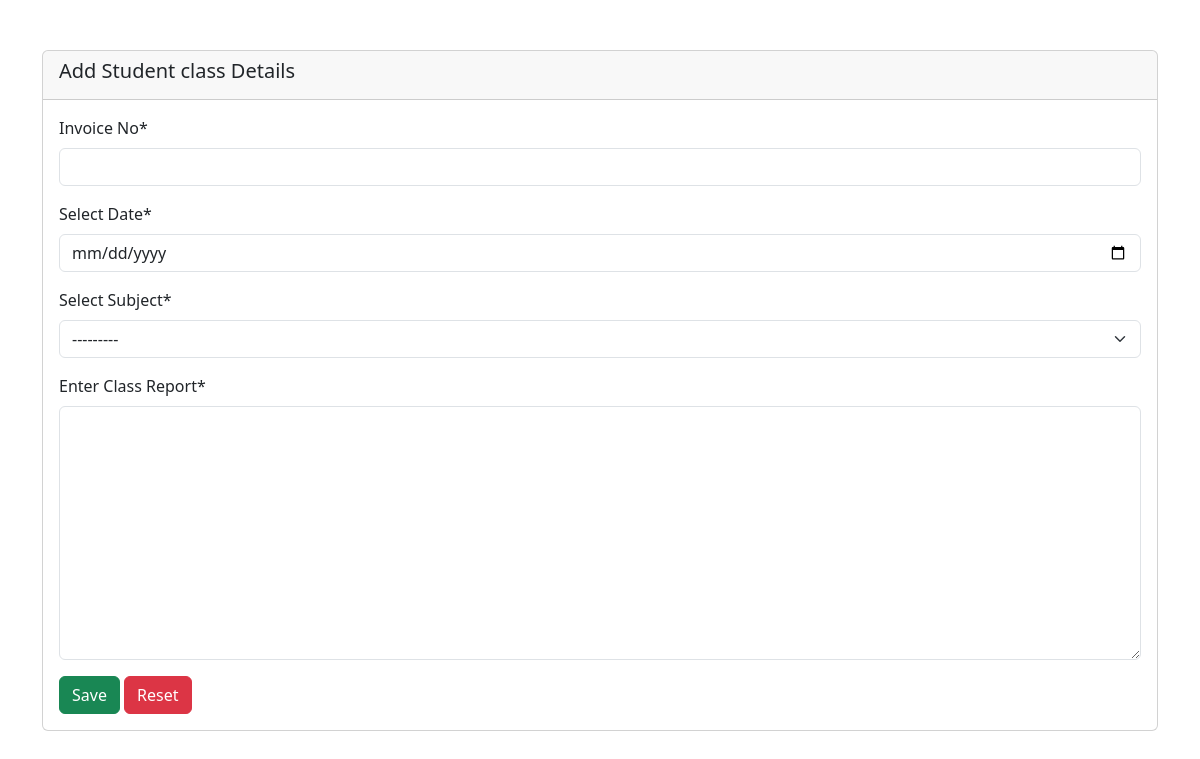
The app's page /, older data.
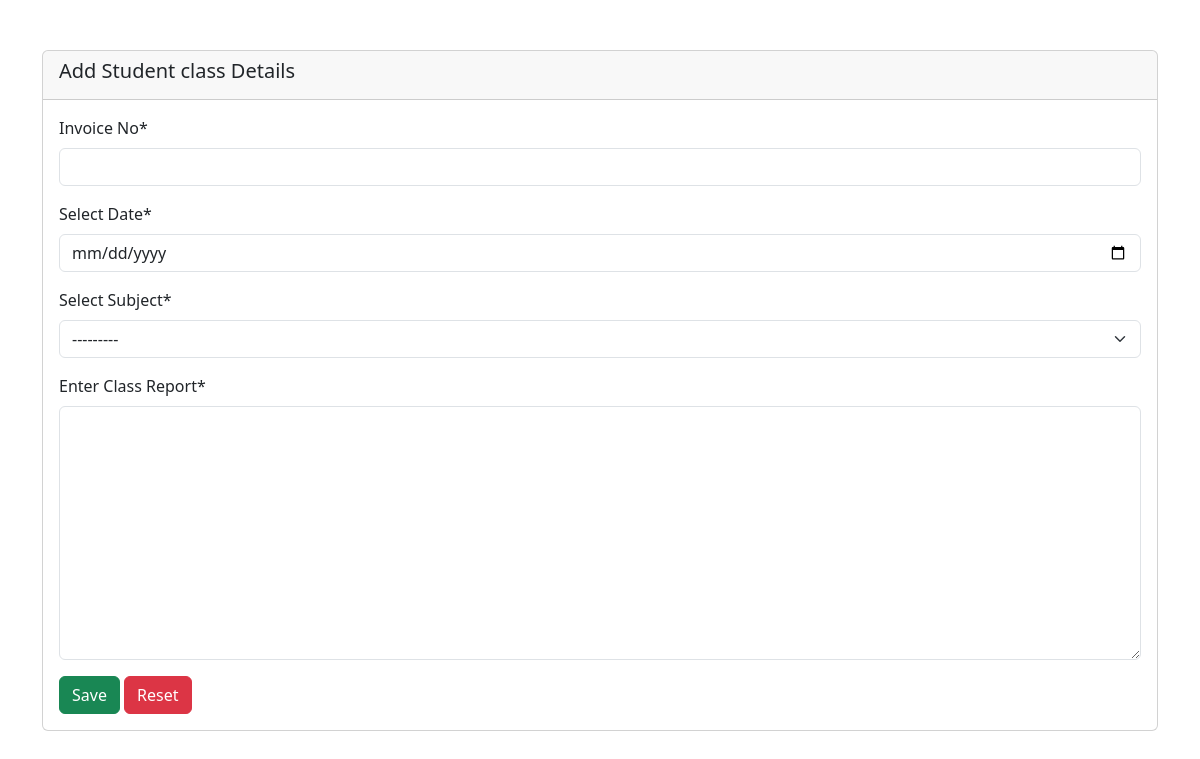
The same page, newer data.
### data/models.py (models this page shows)
class Subject(models.Model):
    subject=models.CharField(max_length=100)
    def __str__(self):
        return self.subject

### data/views.py (the view)
# urls.py: path("", views.index, name="index"),
def index(request):
    if request.method=='POST':
        form=DataForm(request.POST)
        if form.is_valid():
            form.save()
            messages.success(request, 'Data saved submitted successfully.')
    form=DataForm()
    context = {
        "form":form
        }
    return render(request,"index.html",context)

### data/forms.py
class DataForm(forms.ModelForm):
    class Meta:
        model = Data
        fields = '__all__'
        widgets = {
            'date': DateInput()
        }
        labels = {
            'invoiceno': 'Invoice No',
            'date': 'Select Date',
            'subject': 'Select Subject',
            'report': 'Enter Class Report',
        }

### templates/index.html (shortened to what this page needs)
{% load static %}
{% load crispy_forms_tags %}
<!DOCTYPE html>
<html lang="en">
<head>
    <link rel="stylesheet" href="{% static 'bootstrap/css/bootstrap.min.css' %}">
</head>
<body>
<div class="container">
<div class="card" style="margin-top: 50px;">
    <div class="card-header">
        <h5 class="card-title">Add Student class Details</h5>
    </div>
    <div class="card-body">
        <form action="" method="post">
            {{form|crispy}}
            <button type="submit" class="btn btn-success">Save</button>
            <button type="reset" class="btn btn-danger">Reset</button>
        </form>
    </div>
</div>
</div>
</body>
</html>

Row changes from the older to the newer data that the page shows:
added Subject: subject "---------"
Text that changed along with them:
form field subject: "---------" → (not shown)
